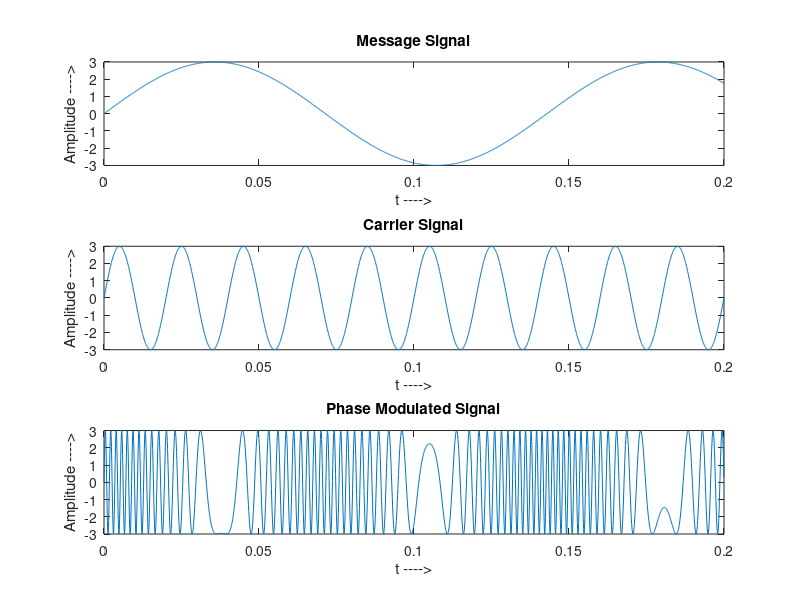

Write the MATLAB code that produced this figure.
%Phase Modulation
clc;
clear all;
t = 0: 0.0001: .2;
Vm = 3; 
Vc = 3; 
fm = 7; 
fc = 50; 
m = 25; 
v = Vm*sin(2*pi*fm*t);
subplot(3,1,1);
plot(t,v);
xlabel('t ---->');ylabel('Amplitude ---->');
title('Message Signal');
c = Vc*sin(2*pi*fc*t);
subplot(3,1,2);
plot(t,c);
xlabel('t ---->');ylabel('Amplitude ---->');
title('Carrier Signal');
p = Vc*sin((2*pi*fc*t) +( m.* v));
subplot(3,1,3);
plot(t,p);
title('Phase Modulated Signal');
xlabel('t ---->');ylabel('Amplitude ---->');